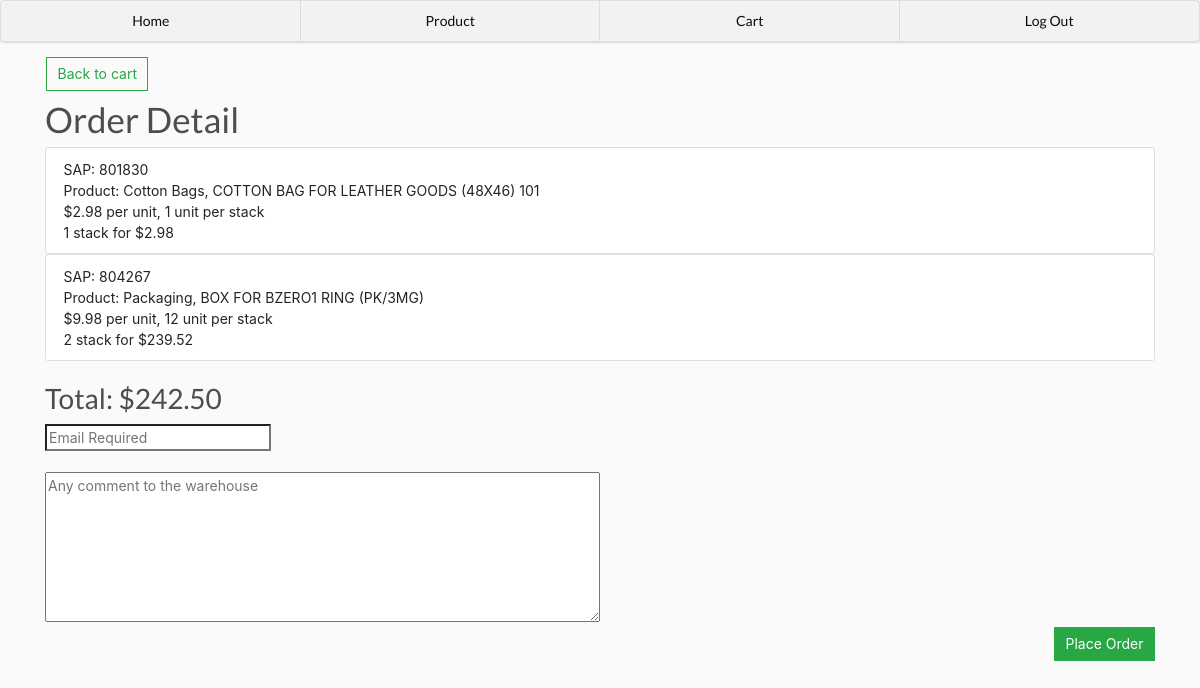
The page /checkout/ (signed in) on the database its author committed.
### main/models.py (models this page shows, shortened)
class Cart(models.Model):
	id = models.AutoField(primary_key=True)
	order = models.ForeignKey(Order, null=True, blank=True,on_delete = models.SET_NULL)
	product = models.ForeignKey(Product, null=True, blank=True,on_delete = models.SET_NULL)
	quantity = models.IntegerField(default=0, blank=True, null=True)
	shipped_quantity = models.IntegerField(default=0, blank=True, null=True)
	@property
	def getItemTotal(self):
		total = (self.product.unit_price *self.product.unit) * self.quantity
		return total

class Product(models.Model):
	id = models.AutoField(primary_key=True)
	category = models.CharField(max_length=100, null=True, blank=True)
	sap = models.IntegerField(null=True, blank=True)
	description = models.CharField(max_length=100, null=True, blank=True)
	picture = models.ImageField(null=True, blank=True)
	size = models.CharField(max_length=100, null=True, blank=True)
	unit_price = models.DecimalField(max_digits=6, decimal_places=2, blank=True, null=True)
	unit = models.IntegerField(null=True, blank=True)
	availability = models.BooleanField(default=True)

class Order(models.Model):
	id = models.AutoField(primary_key=True)
	user = models.ForeignKey(User, null=True, blank=True, on_delete = models.SET_NULL)
	email = models.EmailField(null=True, blank=True)
	date = models.DateTimeField(default=timezone.now)
	checkout = models.BooleanField(default=False)
	confirm = models.BooleanField(default=False)
	confirmation_number = models.CharField(max_length=30, blank=True, null=True)
	comment = models.CharField(max_length=300, blank=True, null=True)
	@property
	def getCartTotal(self):
		carts = self.cart_set.all()
		total = sum([cart.getItemTotal for cart in carts])
		return total

### main/decorators.py (the view)
	def wrapper(request, *args, **kwargs):
		order, create = Order.objects.get_or_create(user=request.user, checkout=False)
		if order.getCartTotal == 0:
			return redirect('cart')
		else:
			return func(request, *args, **kwargs)

### main/views.py (called while the page is built, shortened)
@login_required(login_url='logins')
@checkCart
def checkout(request):
	order, create = Order.objects.get_or_create(user=request.user, checkout=False)
	carts = order.cart_set.all()
	context = {'carts':carts, 'order':order}
	return render(request, 'main/checkout.html', context)

### main/templates/main/checkout.html (shortened to what this page needs)
{% extends 'main/base.html' %}
{% load static %}
{% block content %}
	<a style="float: left; margin: 1px;" class="btn btn-outline-success "href="{% url 'cart' %}">Back to cart</a>
	<br>
	<br>
	<h1>Order Detail</h1>
	{% for cart in carts %}
		<ul class="list-group">
			<li class="list-group-item">SAP: {{cart.product.sap}}<br>Product: {{cart.product.category}}, {{cart.product.description}}<br>${{cart.product.unit_price}} per unit, {{cart.product.unit}} unit per stack<br>
			{{cart.quantity}} stack for ${{cart.getItemTotal}}</li>
		</ul>
	{% endfor %}
	<br>
	<h2 style="float:left;">Total: ${{order.getCartTotal}}</h2>
	<br>
	<br>
	<form method="POST">
		<input type="email" name="email" placeholder="Email Required" required>
		<br>
		<br>
		<textarea style="width: 50%; resize: vertical; height: 150px;"  type="text" name="comment" placeholder="Any comment to the warehouse"></textarea>
		<br>
  		<button style="float: right;"  type="submit" class="btn btn-success">Place Order</button>
  		<br>
  		<br>
	</form>
{% endblock content %}

### static/style.css (style rules this page uses)
body { background-color: hsl(0, 0%, 98%); }
h1,h2,h3,h4,h5,h6 { color:hsl(0, 0%, 30%); }
.btn { border-radius: 0; }

### rows shown on the page
Cart: product.sap "801830", product.category "Cotton Bags", product.description "COTTON BAG FOR LEATHER GOODS (48X46) 101", product.unit_price "2.98", product.unit "1", quantity "1", getItemTotal "2.98"
Cart: product.sap "804267", product.category "Packaging", product.description "BOX FOR BZERO1 RING (PK/3MG)", product.unit_price "9.98", product.unit "12", quantity "2", getItemTotal "239.52"
Order: getCartTotal "242.50"
